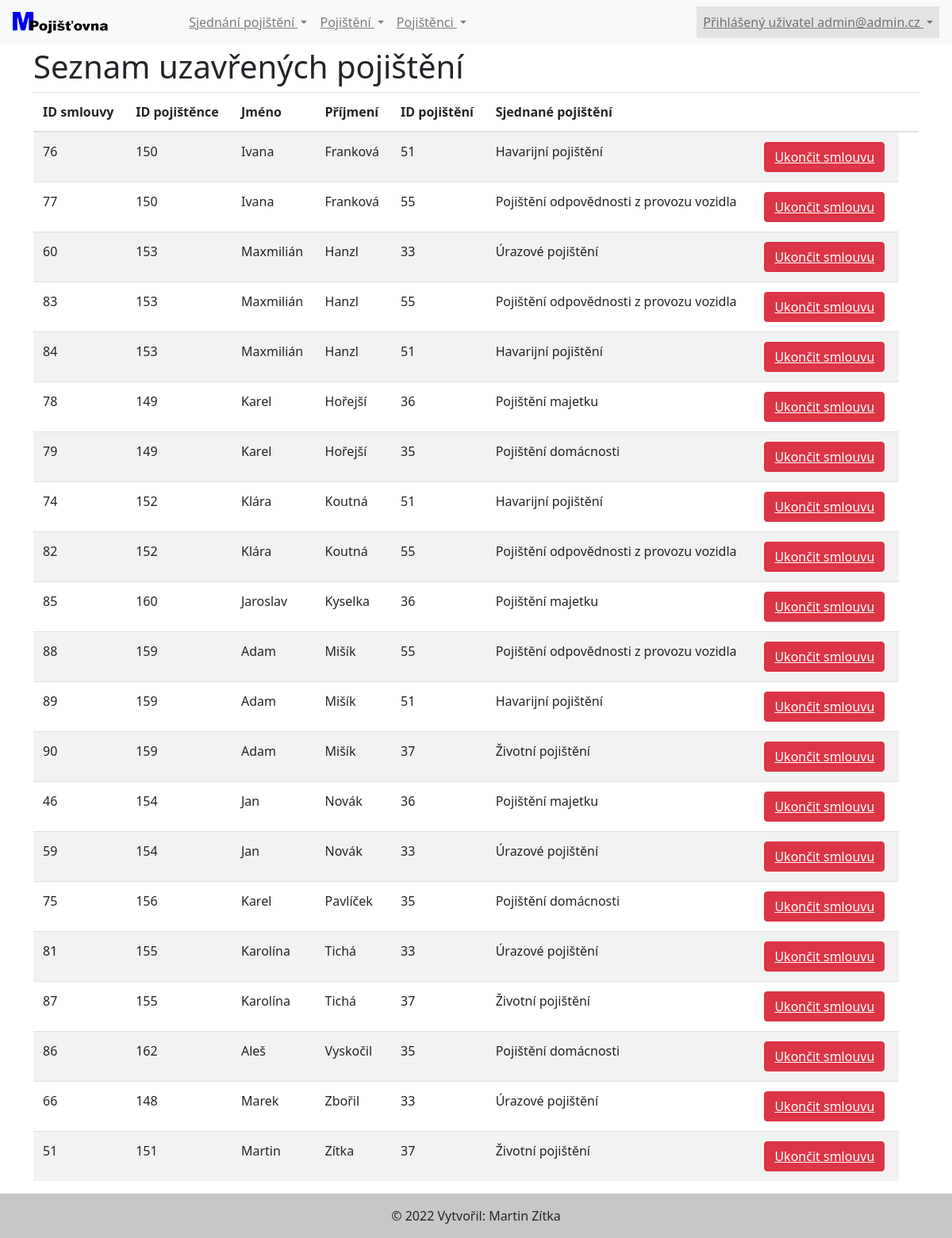
Screenshot of /readSjednani.php (signed in) with the database file from the repository.
### tables this page shows
CREATE TABLE `pojistenci_pojisteni` (
  `sjednaniId` int(11) NOT NULL,
  `pojistenecId` int(11) DEFAULT NULL,
  `pojisteniId` int(11) DEFAULT NULL
);

CREATE TABLE `pojistenci` (
  `pojistenecId` int(11) NOT NULL,
  `jmeno` varchar(60) DEFAULT NULL,
  `prijmeni` varchar(60) DEFAULT NULL,
  `datumNarozeni` date DEFAULT NULL,
  `telefon` varchar(20) DEFAULT NULL
);

CREATE TABLE `pojisteni` (
  `pojisteniId` int(11) NOT NULL,
  `nazev` varchar(255) DEFAULT NULL,
  `popis` text DEFAULT NULL
);

### tridy/Sjednani.php (the view, shortened to what this page needs)
<?php
class Sjednani {
    public function VypisSjednani() {
        global $connection;
        $dbVypisSjednani = "SELECT pp.sjednaniId, pp.pojistenecId, jmeno, prijmeni, pojisteni.pojisteniId, pojisteni.nazev FROM pojistenci
            JOIN pojistenci_pojisteni AS pp ON pp . pojistenecId = pojistenci . pojistenecId
            JOIN pojisteni ON pp . pojisteniId = pojisteni . pojisteniId
            ORDER BY pojistenci.prijmeni, pp.pojistenecId, pp.sjednaniId;";
        $VypisSjednani = mysqli_query($connection, $dbVypisSjednani);
        while ($row = mysqli_fetch_array($VypisSjednani)) {
            echo('<table class="table table-striped table-hover">');
            echo('<thead><th>ID smlouvy</th><th>ID pojištěnce</th><th>Jméno</th><th>Příjmení</th><th>ID pojištění</th><th>Sjednané pojištění</th><th colspan="2"><th></thead>');
            foreach ($VypisSjednani as $s) {
                echo('<tr><td>' . htmlspecialchars($s['sjednaniId']));
                echo('</td><td>' . htmlspecialchars($s['pojistenecId']));
                echo('</td><td>' . htmlspecialchars($s['jmeno']));
                echo('</td><td>' . htmlspecialchars($s['prijmeni']));
                echo('</td><td>' . htmlspecialchars($s['pojisteniId']));
                echo('</td><td>' . htmlspecialchars($s['nazev']));
                echo('</td><td><a class="btn btn-danger" role"link" href="deleteSjednani.php?sjednaniId=' . $s['sjednaniId'] . '">Ukončit smlouvu</a></button>');
                echo('</td></tr>');
            }
            echo('</table>');
        }
    }
}

### rows the page displays
pojistenci_pojisteni: sjednaniId "76", pojistenecId "150", pojistenecId.jmeno "Ivana", pojistenecId.prijmeni "Franková", pojisteniId.pojisteniId "51", pojisteniId.nazev "Havarijní pojištění"
pojistenci_pojisteni: sjednaniId "77", pojistenecId "150", pojistenecId.jmeno "Ivana", pojistenecId.prijmeni "Franková", pojisteniId.pojisteniId "55", pojisteniId.nazev "Pojištění odpovědnosti z provozu vozidla"
pojistenci_pojisteni: sjednaniId "60", pojistenecId "153", pojistenecId.jmeno "Maxmilián", pojistenecId.prijmeni "Hanzl", pojisteniId.pojisteniId "33", pojisteniId.nazev "Úrazové pojištění"
pojistenci_pojisteni: sjednaniId "83", pojistenecId "153", pojistenecId.jmeno "Maxmilián", pojistenecId.prijmeni "Hanzl", pojisteniId.pojisteniId "55", pojisteniId.nazev "Pojištění odpovědnosti z provozu vozidla"
pojistenci_pojisteni: sjednaniId "84", pojistenecId "153", pojistenecId.jmeno "Maxmilián", pojistenecId.prijmeni "Hanzl", pojisteniId.pojisteniId "51", pojisteniId.nazev "Havarijní pojištění"
pojistenci_pojisteni: sjednaniId "78", pojistenecId "149", pojistenecId.jmeno "Karel", pojistenecId.prijmeni "Hořejší", pojisteniId.pojisteniId "36", pojisteniId.nazev "Pojištění majetku"
pojistenci_pojisteni: sjednaniId "79", pojistenecId "149", pojistenecId.jmeno "Karel", pojistenecId.prijmeni "Hořejší", pojisteniId.pojisteniId "35", pojisteniId.nazev "Pojištění domácnosti"
pojistenci_pojisteni: sjednaniId "74", pojistenecId "152", pojistenecId.jmeno "Klára", pojistenecId.prijmeni "Koutná", pojisteniId.pojisteniId "51", pojisteniId.nazev "Havarijní pojištění"
pojistenci_pojisteni: sjednaniId "82", pojistenecId "152", pojistenecId.jmeno "Klára", pojistenecId.prijmeni "Koutná", pojisteniId.pojisteniId "55", pojisteniId.nazev "Pojištění odpovědnosti z provozu vozidla"
pojistenci_pojisteni: sjednaniId "85", pojistenecId "160", pojistenecId.jmeno "Jaroslav", pojistenecId.prijmeni "Kyselka", pojisteniId.pojisteniId "36", pojisteniId.nazev "Pojištění majetku"
pojistenci_pojisteni: sjednaniId "88", pojistenecId "159", pojistenecId.jmeno "Adam", pojistenecId.prijmeni "Mišík", pojisteniId.pojisteniId "55", pojisteniId.nazev "Pojištění odpovědnosti z provozu vozidla"
pojistenci_pojisteni: sjednaniId "89", pojistenecId "159", pojistenecId.jmeno "Adam", pojistenecId.prijmeni "Mišík", pojisteniId.pojisteniId "51", pojisteniId.nazev "Havarijní pojištění"
pojistenci_pojisteni: sjednaniId "90", pojistenecId "159", pojistenecId.jmeno "Adam", pojistenecId.prijmeni "Mišík", pojisteniId.pojisteniId "37", pojisteniId.nazev "Životní pojištění"
pojistenci_pojisteni: sjednaniId "46", pojistenecId "154", pojistenecId.jmeno "Jan", pojistenecId.prijmeni "Novák", pojisteniId.pojisteniId "36", pojisteniId.nazev "Pojištění majetku"
pojistenci_pojisteni: sjednaniId "59", pojistenecId "154", pojistenecId.jmeno "Jan", pojistenecId.prijmeni "Novák", pojisteniId.pojisteniId "33", pojisteniId.nazev "Úrazové pojištění"
pojistenci_pojisteni: sjednaniId "75", pojistenecId "156", pojistenecId.jmeno "Karel", pojistenecId.prijmeni "Pavlíček", pojisteniId.pojisteniId "35", pojisteniId.nazev "Pojištění domácnosti"
pojistenci_pojisteni: sjednaniId "81", pojistenecId "155", pojistenecId.jmeno "Karolína", pojistenecId.prijmeni "Tichá", pojisteniId.pojisteniId "33", pojisteniId.nazev "Úrazové pojištění"
pojistenci_pojisteni: sjednaniId "87", pojistenecId "155", pojistenecId.jmeno "Karolína", pojistenecId.prijmeni "Tichá", pojisteniId.pojisteniId "37", pojisteniId.nazev "Životní pojištění"
pojistenci_pojisteni: sjednaniId "86", pojistenecId "162", pojistenecId.jmeno "Aleš", pojistenecId.prijmeni "Vyskočil", pojisteniId.pojisteniId "35", pojisteniId.nazev "Pojištění domácnosti"
pojistenci_pojisteni: sjednaniId "66", pojistenecId "148", pojistenecId.jmeno "Marek", pojistenecId.prijmeni "Zbořil", pojisteniId.pojisteniId "33", pojisteniId.nazev "Úrazové pojištění"
pojistenci_pojisteni: sjednaniId "51", pojistenecId "151", pojistenecId.jmeno "Martin", pojistenecId.prijmeni "Zítka", pojisteniId.pojisteniId "37", pojisteniId.nazev "Životní pojištění"

### other values shown
$_SESSION['email'] "admin@admin.cz"
